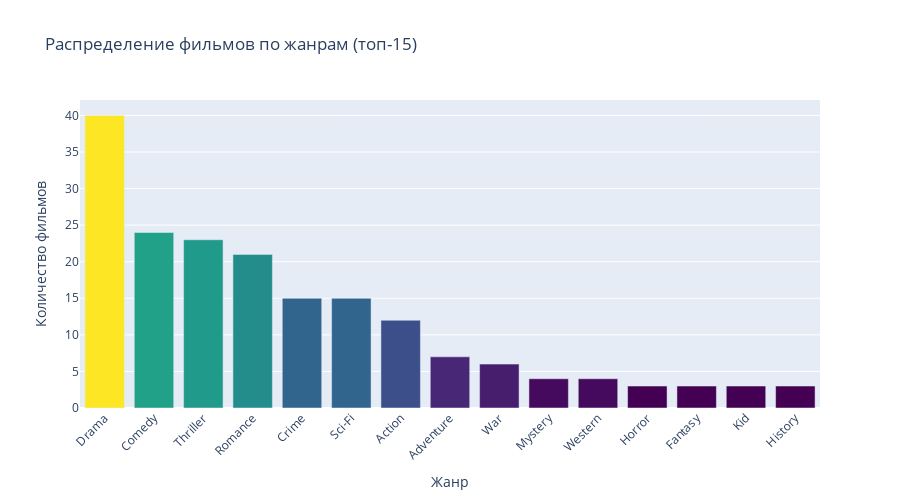

The notebook cell saved with this chart:
### Markdown cell above
## 1. Распределение фильмов по жанрам

### Code cell
genres_count = parse_genres(df)
genres_df = pd.DataFrame(genres_count.most_common(15), columns=['Genre', 'Count'])

# Используем go.Bar для явного контроля данных
fig = go.Figure(data=[
    go.Bar(
        x=genres_df['Genre'].tolist(),
        y=genres_df['Count'].tolist(),
        marker_color=genres_df['Count'].tolist(),
        marker_colorscale='Viridis',
        hovertemplate='%{x}: %{y} фильмов<extra></extra>'
    )
])

fig.update_layout(
    title='Распределение фильмов по жанрам (топ-15)',
    xaxis_title='Жанр',
    yaxis_title='Количество фильмов',
    height=500,
    xaxis_tickangle=-45
)
fig.show()

### Figure 1 — Plotly figure (JSON) as saved in the notebook; plotly's stock layout.template omitted (floating-point values rounded to 4 significant figures)
{"data": [{"hovertemplate": "%{x}: %{y} фильмов<extra></extra>", "marker": {"color": [40, 24, 23, 21, 15, 15, 12, 7, 6, 4, 4, 3, 3, 3, 3], "colorscale": [[0, "#440154"], [0.1111, "#482878"], [0.2222, "#3e4989"], [0.3333, "#31688e"], [0.4444, "#26828e"], [0.5556, "#1f9e89"], [0.6667, "#35b779"], [0.7778, "#6ece58"], [0.8889, "#b5de2b"], [1, "#fde725"]]}, "type": "bar", "x": ["Drama", "Comedy", "Thriller", "Romance", "Crime", "Sci-Fi", "Action", "Adventure", "War", "Mystery", "Western", "Horror", "Fantasy", "Kid", "History"], "y": [40, 24, 23, 21, 15, 15, 12, 7, 6, 4, 4, 3, 3, 3, 3]}], "layout": {"height": 500, "title": {"text": "Распределение фильмов по жанрам (топ-15)"}, "xaxis": {"tickangle": -45, "title": {"text": "Жанр"}}, "yaxis": {"title": {"text": "Количество фильмов"}}}}
